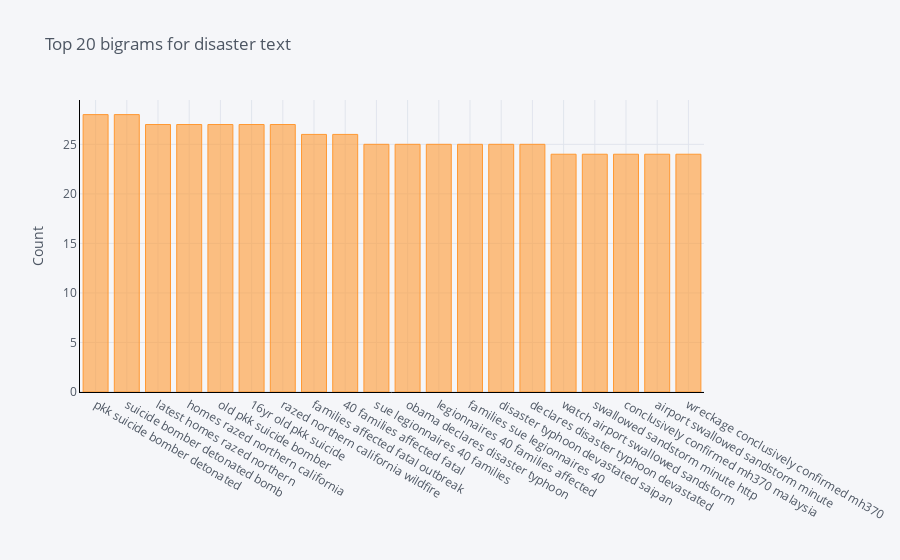

Notebook cell for this chart:
### Code cell
common_words = get_top_n_bigram(train[train.target == 1]['text'], 20)
df1 = pd.DataFrame(common_words, columns = ['text' , 'count'])
df1.groupby('text').sum()['count'].sort_values(ascending=False).iplot(
    kind='bar', yTitle='Count', linecolor='black', title='Top 20 bigrams for disaster text')

### Figure 1 — Plotly figure (JSON) as saved in the notebook; plotly's stock layout.template omitted (floating-point values rounded to 4 significant figures)
{"data": [{"marker": {"color": "rgba(255, 153, 51, 0.6)", "line": {"color": "rgba(255, 153, 51, 1.0)", "width": 1}}, "name": "count", "orientation": "v", "text": "", "type": "bar", "x": ["pkk suicide bomber detonated", "suicide bomber detonated bomb", "latest homes razed northern", "homes razed northern california", "old pkk suicide bomber", "16yr old pkk suicide", "razed northern california wildfire", "families affected fatal outbreak", "40 families affected fatal", "sue legionnaires 40 families", "obama declares disaster typhoon", "legionnaires 40 families affected", "families sue legionnaires 40", "disaster typhoon devastated saipan", "declares disaster typhoon devastated", "watch airport swallowed sandstorm", "swallowed sandstorm minute http", "conclusively confirmed mh370 malaysia", "airport swallowed sandstorm minute", "wreckage conclusively confirmed mh370"], "y": [28, 28, 27, 27, 27, 27, 27, 26, 26, 25, 25, 25, 25, 25, 25, 24, 24, 24, 24, 24]}], "layout": {"legend": {"bgcolor": "#F5F6F9", "font": {"color": "#4D5663"}}, "paper_bgcolor": "#F5F6F9", "plot_bgcolor": "#F5F6F9", "title": {"font": {"color": "#4D5663"}, "text": "Top 20 bigrams for disaster text"}, "xaxis": {"gridcolor": "#E1E5ED", "linecolor": "black", "showgrid": true, "tickfont": {"color": "#4D5663"}, "title": {"font": {"color": "#4D5663"}, "text": ""}, "zerolinecolor": "#E1E5ED"}, "yaxis": {"gridcolor": "#E1E5ED", "linecolor": "black", "showgrid": true, "tickfont": {"color": "#4D5663"}, "title": {"font": {"color": "#4D5663"}, "text": "Count"}, "zerolinecolor": "#E1E5ED"}}}
